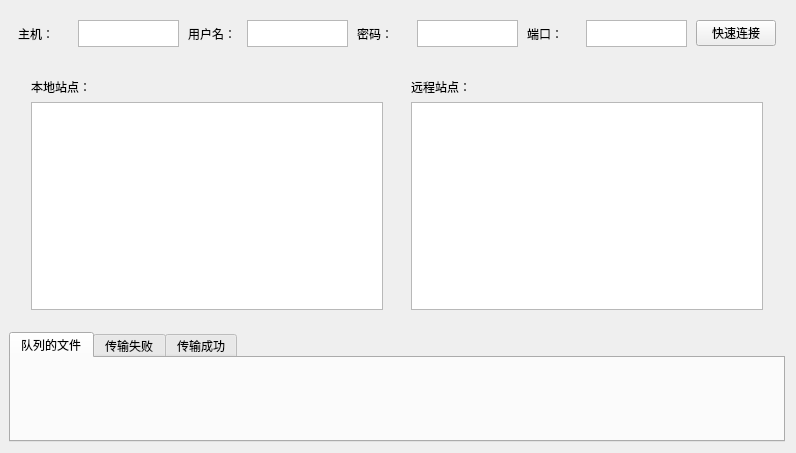
<?xml version="1.0" encoding="UTF-8"?>
<ui version="4.0">
 <class>mainWidget</class>
 <widget class="QWidget" name="mainWidget">
  <property name="geometry">
   <rect>
    <x>0</x>
    <y>0</y>
    <width>796</width>
    <height>453</height>
   </rect>
  </property>
  <property name="windowTitle">
   <string>yhFTPUI</string>
  </property>
  <layout class="QVBoxLayout" name="verticalLayout_3" stretch="1,5,2">
   <property name="spacing">
    <number>0</number>
   </property>
   <property name="leftMargin">
    <number>9</number>
   </property>
   <item>
    <widget class="QWidget" name="widget" native="true">
     <property name="maximumSize">
      <size>
       <width>16777215</width>
       <height>45</height>
      </size>
     </property>
     <layout class="QHBoxLayout" name="horizontalLayout" stretch="2,4,2,4,2,4,2,4,2">
      <property name="spacing">
       <number>9</number>
      </property>
      <property name="sizeConstraint">
       <enum>QLayout::SetDefaultConstraint</enum>
      </property>
      <property name="leftMargin">
       <number>9</number>
      </property>
      <property name="topMargin">
       <number>9</number>
      </property>
      <property name="rightMargin">
       <number>9</number>
      </property>
      <property name="bottomMargin">
       <number>9</number>
      </property>
      <item>
       <widget class="QLabel" name="label">
        <property name="text">
         <string>主机：</string>
        </property>
       </widget>
      </item>
      <item>
       <widget class="QPlainTextEdit" name="plainTextEdit"/>
      </item>
      <item>
       <widget class="QLabel" name="label_2">
        <property name="text">
         <string>用户名：</string>
        </property>
       </widget>
      </item>
      <item>
       <widget class="QPlainTextEdit" name="plainTextEdit_2"/>
      </item>
      <item>
       <widget class="QLabel" name="label_3">
        <property name="text">
         <string>密码：</string>
        </property>
       </widget>
      </item>
      <item>
       <widget class="QPlainTextEdit" name="plainTextEdit_3"/>
      </item>
      <item>
       <widget class="QLabel" name="label_4">
        <property name="text">
         <string>端口：</string>
        </property>
       </widget>
      </item>
      <item>
       <widget class="QPlainTextEdit" name="plainTextEdit_4"/>
      </item>
      <item>
       <widget class="QPushButton" name="pushButton">
        <property name="text">
         <string>快速连接</string>
        </property>
       </widget>
      </item>
     </layout>
    </widget>
   </item>
   <item>
    <widget class="QWidget" name="widget_2" native="true">
     <layout class="QHBoxLayout" name="horizontalLayout_2">
      <item>
       <widget class="QWidget" name="widget_4" native="true">
        <layout class="QVBoxLayout" name="verticalLayout">
         <item>
          <widget class="QLabel" name="label_5">
           <property name="text">
            <string>本地站点：</string>
           </property>
          </widget>
         </item>
         <item>
          <widget class="QListWidget" name="listWidget"/>
         </item>
        </layout>
       </widget>
      </item>
      <item>
       <widget class="QWidget" name="widget_5" native="true">
        <layout class="QVBoxLayout" name="verticalLayout_2">
         <item>
          <widget class="QLabel" name="label_6">
           <property name="text">
            <string>远程站点：</string>
           </property>
          </widget>
         </item>
         <item>
          <widget class="QListWidget" name="listWidget_2"/>
         </item>
        </layout>
       </widget>
      </item>
     </layout>
    </widget>
   </item>
   <item>
    <widget class="QTabWidget" name="tabWidget">
     <property name="currentIndex">
      <number>0</number>
     </property>
     <widget class="QWidget" name="tab">
      <attribute name="title">
       <string>队列的文件</string>
      </attribute>
     </widget>
     <widget class="QWidget" name="tab_3">
      <attribute name="title">
       <string>传输失败</string>
      </attribute>
     </widget>
     <widget class="QWidget" name="tab_2">
      <attribute name="title">
       <string>传输成功</string>
      </attribute>
     </widget>
    </widget>
   </item>
  </layout>
 </widget>
 <layoutdefault spacing="6" margin="11"/>
 <resources/>
 <connections/>
</ui>
